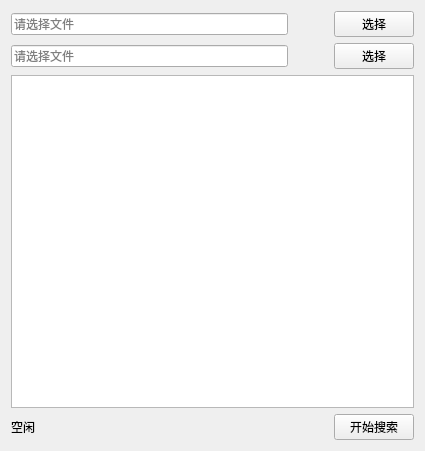
<?xml version="1.0" encoding="UTF-8"?>
<ui version="4.0">
 <class>Form</class>
 <widget class="QWidget" name="Form">
  <property name="geometry">
   <rect>
    <x>0</x>
    <y>0</y>
    <width>425</width>
    <height>451</height>
   </rect>
  </property>
  <property name="windowTitle">
   <string>Form</string>
  </property>
  <layout class="QVBoxLayout" name="verticalLayout">
   <item>
    <layout class="QHBoxLayout" name="horizontalLayout" stretch="6,3,1">
     <item>
      <widget class="QLineEdit" name="lineEditFile1">
       <property name="readOnly">
        <bool>true</bool>
       </property>
       <property name="placeholderText">
        <string>请选择文件</string>
       </property>
      </widget>
     </item>
     <item>
      <spacer name="horizontalSpacer">
       <property name="orientation">
        <enum>Qt::Horizontal</enum>
       </property>
       <property name="sizeType">
        <enum>QSizePolicy::Fixed</enum>
       </property>
       <property name="sizeHint" stdset="0">
        <size>
         <width>40</width>
         <height>20</height>
        </size>
       </property>
      </spacer>
     </item>
     <item>
      <widget class="QPushButton" name="buttonChooseFile1">
       <property name="text">
        <string>选择</string>
       </property>
      </widget>
     </item>
    </layout>
   </item>
   <item>
    <layout class="QHBoxLayout" name="horizontalLayout_4" stretch="6,3,1">
     <item>
      <widget class="QLineEdit" name="lineEditFile2">
       <property name="readOnly">
        <bool>true</bool>
       </property>
       <property name="placeholderText">
        <string>请选择文件</string>
       </property>
      </widget>
     </item>
     <item>
      <spacer name="horizontalSpacer_2">
       <property name="orientation">
        <enum>Qt::Horizontal</enum>
       </property>
       <property name="sizeType">
        <enum>QSizePolicy::Fixed</enum>
       </property>
       <property name="sizeHint" stdset="0">
        <size>
         <width>40</width>
         <height>20</height>
        </size>
       </property>
      </spacer>
     </item>
     <item>
      <widget class="QPushButton" name="buttonChooseFile2">
       <property name="text">
        <string>选择</string>
       </property>
      </widget>
     </item>
    </layout>
   </item>
   <item>
    <layout class="QHBoxLayout" name="horizontalLayout_3">
     <item>
      <widget class="QTextEdit" name="textEditCompare">
       <property name="readOnly">
        <bool>true</bool>
       </property>
      </widget>
     </item>
    </layout>
   </item>
   <item>
    <layout class="QHBoxLayout" name="horizontalLayout_2">
     <item>
      <widget class="QLabel" name="labelState">
       <property name="text">
        <string>空闲</string>
       </property>
      </widget>
     </item>
     <item>
      <widget class="QPushButton" name="buttonSearch">
       <property name="sizePolicy">
        <sizepolicy hsizetype="Fixed" vsizetype="Fixed">
         <horstretch>0</horstretch>
         <verstretch>0</verstretch>
        </sizepolicy>
       </property>
       <property name="text">
        <string>开始搜索</string>
       </property>
      </widget>
     </item>
    </layout>
   </item>
  </layout>
 </widget>
 <resources/>
 <connections/>
</ui>
